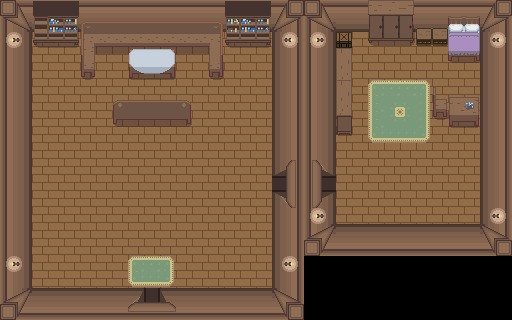

Rendered tile map (Tiled .tmx) drawn with the repository's tilesets; below, a short description and the map source with its tile grids summarised:
An orthogonal 32x20 tile map with 16x16 px tiles, 5 tile layers (Base, Objectst1, Objects 2, Above Player, ...), 2 tilesets.

<map version="1.0" tiledversion="1.0.2" orientation="orthogonal" renderorder="left-down" width="32" height="20" tilewidth="16" tileheight="16" nextobjectid="1">
 <tileset firstgid="1" source="../../Tileset/Inside.tsx" />
 <tileset firstgid="651" source="../../Tileset/Overworld.tsx" />
 <layer name="Base" width="32" height="20">
  <data>[640 cells, 582 non-empty, 7 distinct tile ids]</data>
 </layer>
 <layer name="Objectst1" width="32" height="20">
  <data>[640 cells, 125 non-empty, 67 distinct tile ids]</data>
 </layer>
 <layer name="Objects 2" width="32" height="20">
  <data>[640 cells, 8 non-empty, 6 distinct tile ids]</data>
 </layer>
 <layer name="Above Player" width="32" height="20">
  <properties>
   <property name="unity:sortingLayerName" value="AbovePlayer" />
   <property name="unity:sortingOrder" type="int" value="0" />
  </properties>
  <data>[640 cells, 23 non-empty, 12 distinct tile ids]</data>
 </layer>
 <layer name="Above Player 2" width="32" height="20">
  <properties>
   <property name="unity:sortingLayerName" value="AbovePlayer" />
   <property name="unity:sortingOrder" type="int" value="1" />
  </properties>
  <data>[640 cells, 7 non-empty, 3 distinct tile ids]</data>
 </layer>
</map>
